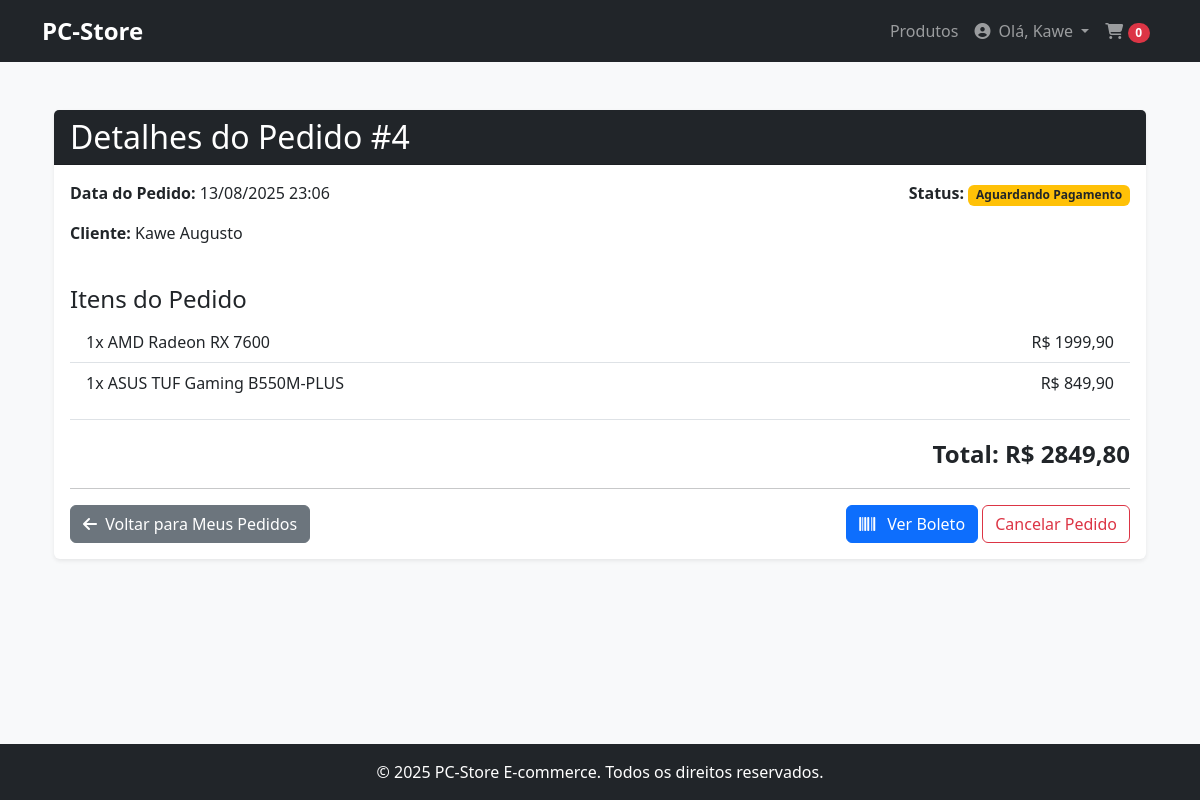
Page /pedidos/4/ (signed in) on the committed database.
### pedidos/models.py (models this page shows, shortened)
class Pedido(models.Model):
    STATUS_CHOICES = [
        ('AGUARDANDO_PAGAMENTO', 'Aguardando Pagamento'),
        ('CANCELAMENTO_SOLICITADO', 'Cancelamento Solicitado'),
        ('PROCESSANDO', 'Processando'),
        ('ENVIADO', 'Enviado'),
        ('ENTREGUE', 'Entregue'),
        ('CANCELADO', 'Cancelado'),
    ]
    cliente = models.ForeignKey(
        Cliente,
        on_delete=models.PROTECT,
        related_name='pedidos'
    )
    criado_em = models.DateTimeField(auto_now_add=True)
    total = models.DecimalField(max_digits=10, decimal_places=2, default=0)
    status = models.CharField(
        max_length=25,
        choices=STATUS_CHOICES,
        default='AGUARDANDO_PAGAMENTO'
    )
    class Meta:
        ordering = ['-criado_em'] # Mostra os pedidos mais recentes primeiro

class ItemPedido(models.Model):
    pedido = models.ForeignKey(
        Pedido,
        related_name='itens',
        on_delete=models.CASCADE # Se o pedido for deletado, os itens também são
    )
    produto = models.ForeignKey(
        Produto,
        on_delete=models.PROTECT # Impede que um produto em um pedido seja deletado
    )
    quantidade = models.PositiveIntegerField(default=1)
    preco = models.DecimalField(max_digits=10, decimal_places=2) # Preço no momento da compra
    @property
    def subtotal(self):
        return self.preco * self.quantidade

### clientes/models.py (models this page shows, shortened)
class Cliente(models.Model):
    user = models.OneToOneField(
        settings.AUTH_USER_MODEL,
        on_delete=models.CASCADE,
        related_name='cliente'
    )
    nome = models.CharField(max_length=100)
    telefone = models.CharField(max_length=20, blank=True, null=True)
    endereco = models.TextField(blank=True, null=True)

### produto/models.py (models this page shows, shortened)
class Produto(models.Model):
    nome = models.CharField(max_length=200)
    descricao = models.TextField(blank=True, null=True)
    preco = models.DecimalField(max_digits=10, decimal_places=2)
    estoque = models.PositiveIntegerField(default=0)
    categoria = models.ForeignKey(
        Categoria,
        on_delete=models.CASCADE,
        related_name='produto'
    )
    imagem = CloudinaryField('image', blank=True, null=True)
    disponivel = models.BooleanField(default=True)
    criado_em = models.DateTimeField(auto_now_add=True)
    atualizado_em = models.DateTimeField(auto_now=True)
    class Meta:
        verbose_name = "produto"
        verbose_name_plural = "produto"

### pedidos/views.py (the view)
# urls.py: path('<int:pk>/', views.PedidoDetailView.as_view(), name='detalhe'),
class PedidoDetailView(LoginRequiredMixin, DetailView):
    model = Pedido
    template_name = 'pedidos/order_detail.html'
    context_object_name = 'pedido'
    def get_queryset(self):
        user = self.request.user
        if user.is_staff:
            return Pedido.objects.all()
        return Pedido.objects.filter(cliente__user=user)

### carrinho/context_processors.py (called while the page is built)
def carrinho(request):
    carrinho_obj = None
    count = 0
    if request.user.is_authenticated:
        carrinho_obj, created = Carrinho.objects.get_or_create(user=request.user)
    else:
        session_key = request.session.session_key
        if not session_key:
            request.session.create()
            session_key = request.session.session_key
        carrinho_obj, created = Carrinho.objects.get_or_create(session_key=session_key)
    if carrinho_obj:
        count = carrinho_obj.itens.count()
    return {'carrinho': carrinho_obj, 'itens_carrinho_count': count}

### pedidos/templates/pedidos/order_detail.html (shortened to what this page needs)
{% extends 'base.html' %}
{% block content %}
<div class="container mt-4">
    <div class="card shadow-sm">
        <div class="card-header bg-dark text-white">
            <h2 class="mb-0">Detalhes do Pedido #{{ pedido.id }}</h2>
        </div>
        <div class="card-body">
            <div class="row mb-3">
                <div class="col-md-6">
                    <p><strong>Data do Pedido:</strong> {{ pedido.criado_em|date:"d/m/Y H:i" }}</p>
                    <p><strong>Cliente:</strong> {{ pedido.cliente.nome }}</p>
                </div>
                <div class="col-md-6 text-md-end">
                    <p><strong>Status:</strong>
                        <span class="badge
                            {% if pedido.status == 'ENVIADO' or pedido.status == 'ENTREGUE' %} bg-success
                            {% elif pedido.status == 'CANCELADO' %} bg-danger
                            {% elif pedido.status == 'CANCELAMENTO_SOLICITADO' %} bg-secondary
                            {% else %} bg-warning text-dark {% endif %}">
                            {{ pedido.get_status_display }}
                        </span>
                    </p>
                </div>
            </div>
            <h4 class="mt-4">Itens do Pedido</h4>
            <ul class="list-group list-group-flush">
                {% for item in pedido.itens.all %}
                    <li class="list-group-item d-flex justify-content-between align-items-center">
                        {{ item.quantidade }}x {{ item.produto.nome }}
                        <span>R$ {{ item.subtotal|floatformat:2 }}</span>
                    </li>
                {% endfor %}
            </ul>
            <div class="d-flex justify-content-end fs-4 mt-3 pt-3 border-top">
                <strong>Total: R$ {{ pedido.total|floatformat:2 }}</strong>
            </div>
            <hr>
            <div class="d-flex justify-content-between align-items-center">
                <a href="{% url 'pedidos:lista' %}" class="btn btn-secondary">
                    <i class="fas fa-arrow-left me-1"></i> Voltar para Meus Pedidos
                </a>
                <div>
                    {% if pedido.status == 'AGUARDANDO_PAGAMENTO' %}
                        <a href="{% url 'pedidos:ver_boleto' pedido.id %}" class="btn btn-primary">
                            <i class="fas fa-barcode me-2"></i> Ver Boleto
                        </a>
                        <form action="{% url 'pedidos:solicitar_cancelamento' pedido.id %}" method="post" class="d-inline">
                            <button type="submit" class="btn btn-outline-danger" onclick="return confirm('Tem certeza que deseja solicitar o cancelamento deste pedido?')">
                                Cancelar Pedido
                            </button>
                        </form>
                    {% endif %}
                </div>
            </div>
        </div>
    </div>
</div>
{% endblock %}

### templates/base.html (shortened to what this page needs)
{% load static %}
<!DOCTYPE html>
<html lang="pt-br">
<head>
    <link href="https://cdn.jsdelivr.net/npm/bootstrap@5.3.3/dist/css/bootstrap.min.css" rel="stylesheet">
    <link rel="stylesheet" href="https://cdnjs.cloudflare.com/ajax/libs/font-awesome/6.4.2/css/all.min.css">
    <link rel="stylesheet" href="{% static 'css/style.css' %}">
</head>
<body class="bg-light">
    <nav class="navbar navbar-expand-lg navbar-dark bg-dark sticky-top">
        <div class="container">
            <a class="navbar-brand fw-bold" href="{% url 'home' %}">
                PC-Store
            </a>
            <div class="collapse navbar-collapse" id="navbarNav">
                <ul class="navbar-nav ms-auto align-items-center">
                    <li class="nav-item">
                        <a class="nav-link" href="{% url 'produto:lista' %}">Produtos</a>
                    </li>
                    {% if user.is_authenticated %}
                        <li class="nav-item dropdown">
                            <a class="nav-link dropdown-toggle" href="#" id="navbarDropdown" role="button" data-bs-toggle="dropdown" aria-expanded="false">
                                <i class="fas fa-user-circle me-1"></i> Olá, {{ user.first_name|default:user.username }}
                            </a>
                        </li>
                    {% else %}
                        <li class="nav-item">
                            <a class="nav-link" href="{% url 'clientes:login_registro' %}">Login / Registrar</a>
                        </li>
                    {% endif %}
                    <li class="nav-item">
                        <a class="nav-link" href="{% url 'carrinho:detalhe' %}">
                            <i class="fas fa-shopping-cart"></i>
                            <span class="badge rounded-pill bg-danger">{{ itens_carrinho_count }}</span>
                        </a>
                    </li>
                </ul>
            </div>
        </div>
    </nav>
    <main class="container my-4">
        {% block content %}
        {% endblock %}
    </main>
    <footer class="bg-dark text-white text-center p-3 mt-auto">
        <p class="mb-0">&copy; 2025 PC-Store E-commerce. Todos os direitos reservados.</p>
    </footer>
</body>
</html>

### static/css/style.css (style rules this page uses)
body { background-color: #f8f9fa; color: #212529; display: flex; flex-direction: column; min-height: 100vh; }
main { flex: 1; }
.navbar-brand { font-size: 1.5rem; }
.card { transition: transform 0.2s ease-in-out, box-shadow 0.2s ease-in-out; border: none; }

### rows in the picture
Pedido: id "4", criado_em "13/08/2025 23:06", cliente.nome "Kawe Augusto", status "Aguardando Pagamento", total "2849,80"
ItemPedido: quantidade "1", produto.nome "AMD Radeon RX 7600", subtotal "1999,90"
ItemPedido: quantidade "1", produto.nome "ASUS TUF Gaming B550M-PLUS", subtotal "849,90"

### other values in the picture
{{ user.first_name|default:user.username }} "Kawe"
{{ itens_carrinho_count }} "0"
